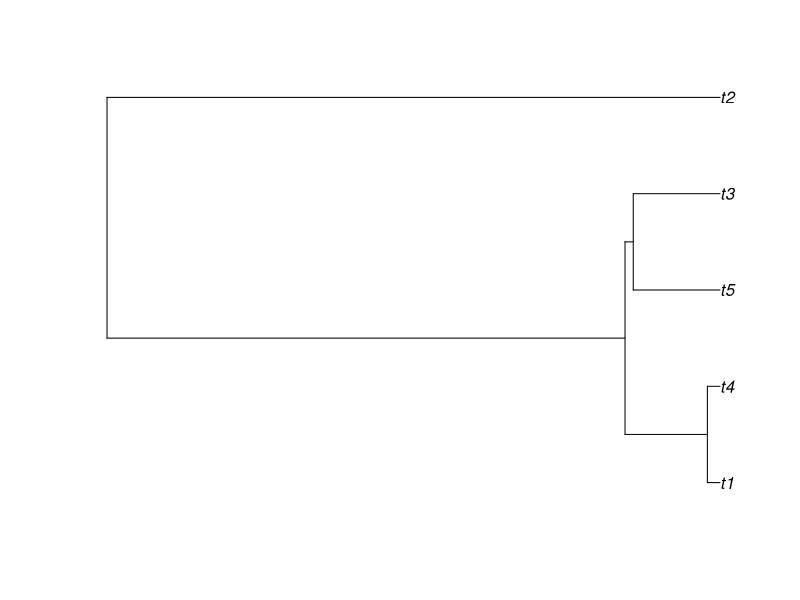
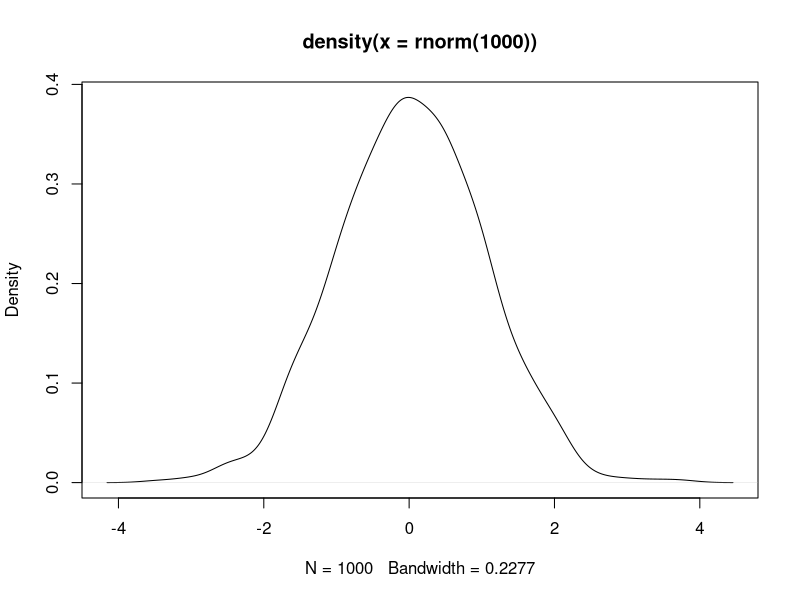

Generate these figures, in order, with R:
## ---- chunk 1
2+3
library(ape)
plot(rcoal(5))
## ---- chunk 2
plot(density(rnorm(1000)))
## ---- chunk 3
# Experience with coding.

GetHowManyTrees <- function(ntaxa=10) {
    #ape can compute this for us. help(package="ape") for help on ape.
    result <-ntaxa(3)
    return(result)
}
